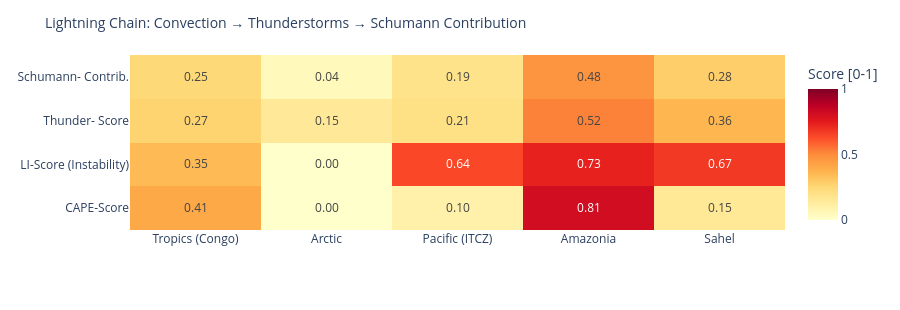

Write notebook code for a chart like this one.
### Code cell
# ============================================================
# LIGHTNING CHAIN: Convection → Thunderstorms → Schumann
# Shows the causal chain per measurement point as heatmap
# ============================================================

def cape_score(v):
    """CAPE → normalized score [0,1]"""
    if v is None or pd.isna(v): return 0.0
    return min(1.0, float(v) / 3000)

def li_score(v):
    """Lifted Index: negative = unstable → score [0,1]"""
    if v is None or pd.isna(v): return 0.3
    return min(1.0, max(0.0, (-float(v) + 6) / 12))

def cloud_score(v):
    if v is None or pd.isna(v): return 0.3
    return float(v) / 100

def thunder_score(row):
    """Kombinierter Gewitterwahrscheinlichkeits-Score
    CAPE + LI + Bedeckung + WMO-Gewitter + konvektiver Niederschlag (showers)
    Hinweis: X-Ray und Kp sind kein Bestandteil – nur geomagn./solarer Kontext.
    """
    cs = cape_score(row.get('cape'))
    ls = li_score(row.get('li'))
    cl = cloud_score(row.get('cloud'))
    t  = 1.0 if row.get('thunderstorm') else 0.0
    # Convective precipitation (showers) as additional indicator
    sh = min(1.0, (row.get('showers') or 0) / 5.0)
    return round(cs * 0.30 + ls * 0.25 + cl * 0.15 + t * 0.20 + sh * 0.10, 3)

def schumann_contribution(t_score, lat):
    """Schumann contribution: higher in tropics (±30°), scaled by thunderstorm score"""
    lat_weight = max(0.3, 1.0 - abs(lat) / 60)
    return round(t_score * lat_weight, 3)

df_atm['cape_score']   = df_atm.apply(lambda r: cape_score(r['cape']), axis=1)
df_atm['li_score']     = df_atm.apply(lambda r: li_score(r['li']),    axis=1)
df_atm['thunder_score']= df_atm.apply(lambda r: thunder_score(r.to_dict()), axis=1)
df_atm['schumann_contribution'] = df_atm.apply(
    lambda r: schumann_contribution(r['thunder_score'], r['lat']), axis=1)

metrics = ['cape_score', 'li_score', 'thunder_score', 'schumann_contribution']
labels  = ['CAPE-Score', 'LI-Score\n(Instability)', 'Thunder-\nScore', 'Schumann-\nContrib.']
z_data  = [df_atm[m].tolist() for m in metrics]

fig = go.Figure(go.Heatmap(
    z=z_data,
    x=df_atm['point'].tolist(),
    y=labels,
    colorscale='YlOrRd',
    zmin=0, zmax=1,
    text=[[f'{v:.2f}' for v in row] for row in z_data],
    texttemplate='%{text}', textfont=dict(size=12),
    colorbar=dict(title='Score [0-1]')
))
fig.update_layout(
    title=dict(text='Lightning Chain: Convection → Thunderstorms → Schumann Contribution', font=dict(size=14)),
    height=310,
    plot_bgcolor='rgba(0,0,0,0)', paper_bgcolor='rgba(0,0,0,0)',
    margin=dict(l=130, r=80, t=55, b=80)
)
fig.show()

### Figure 1 — Plotly figure (JSON) as saved in the notebook; plotly's stock layout.template omitted (floating-point values rounded to 4 significant figures)
{"data": [{"colorbar": {"title": {"text": "Score [0-1]"}}, "colorscale": [[0.0, "rgb(255,255,204)"], [0.125, "rgb(255,237,160)"], [0.25, "rgb(254,217,118)"], [0.375, "rgb(254,178,76)"], [0.5, "rgb(253,141,60)"], [0.625, "rgb(252,78,42)"], [0.75, "rgb(227,26,28)"], [0.875, "rgb(189,0,38)"], [1.0, "rgb(128,0,38)"]], "text": [["0.41", "0.00", "0.10", "0.81", "0.15"], ["0.35", "0.00", "0.64", "0.73", "0.67"], ["0.27", "0.15", "0.21", "0.52", "0.36"], ["0.25", "0.04", "0.19", "0.48", "0.28"]], "textfont": {"size": 12}, "texttemplate": "%{text}", "type": "heatmap", "x": ["Tropics (Congo)", "Arctic", "Pacific (ITCZ)", "Amazonia", "Sahel"], "y": ["CAPE-Score", "LI-Score\n(Instability)", "Thunder-\nScore", "Schumann-\nContrib."], "z": [[0.4067, 0.0, 0.09667, 0.8133, 0.1533], [0.35, 0.0, 0.6417, 0.7333, 0.675], [0.265, 0.15, 0.206, 0.521, 0.363], [0.247, 0.045, 0.189, 0.478, 0.284]], "zmax": 1, "zmin": 0}], "layout": {"height": 310, "margin": {"b": 80, "l": 130, "r": 80, "t": 55}, "paper_bgcolor": "rgba(0,0,0,0)", "plot_bgcolor": "rgba(0,0,0,0)", "title": {"font": {"size": 14}, "text": "Lightning Chain: Convection → Thunderstorms → Schumann Contribution"}}}
